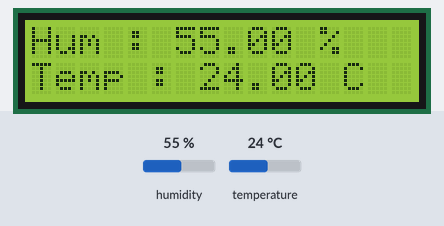
Simulated run of this sketch. Board: ESP8266 (NodeMCU). Parts: 16×2 character LCD. Inputs (shaded band) come from the test bench; at power-on: humidity 55 %, temperature 24 °C. What the sketch prints to the serial monitor is not drawn.

Above: at 3.6 s.
3.7 s: humidity set to 22 %
At 6.8 s:
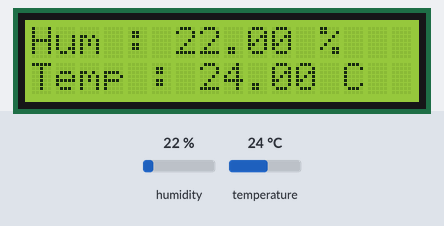
7.1 s: temperature set to 12 °C
At 8.6 s:
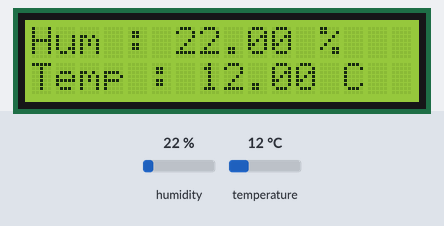
10.1 s: humidity set to 40 %
At 13.2 s:
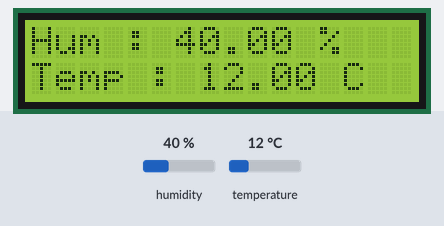
16.5 s: temperature set to 19 °C
At 19.6 s:
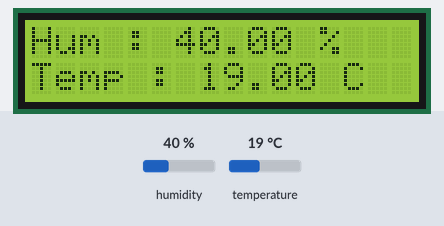
Timing chart, 0 to 21.1 s (numbered marks = the images above; inputs shaded):
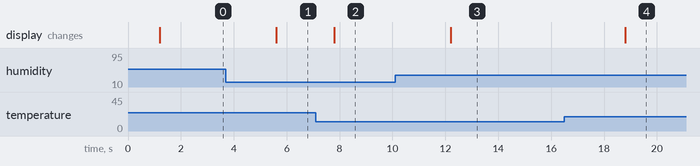

The sketch:

01.ino
```cpp
#include <Wire.h>
#include <LiquidCrystal_I2C.h>
#include <Adafruit_Sensor.h>
#include <DHT.h>

float temperature;
float humidity;
DHT dht14(D4,DHT11);
LiquidCrystal_I2C lcd(0x27,16,2);

void setup()
{
  temperature = 0;
  humidity = 0;
  Serial.begin(9600);
  dht14.begin();
}

void loop()
{
  lcd.begin();

  lcd.setCursor(0, 0);
  lcd.print("Hum : ");
  lcd.print(humidity);
  lcd.print(" %");
  lcd.setCursor(0, 1);
  lcd.print("Temp : ");
  lcd.print(temperature);
  lcd.print(" C");
  delay(500);

  humidity = (dht14.readHumidity());
  temperature = (dht14.readTemperature());
  Serial.print("Temp : ");
  Serial.print(temperature);
  Serial.print("Hum : ");
  Serial.println(humidity);
  delay(500);
}
```

Measured:
- after the input at 3.7 s, the display: changes after 1.9 s (image 1)
- after the input at 7.1 s, the display: changes after 0.70 s (image 2)
- after the input at 10.1 s, the display: changes after 2.1 s (image 3)
- after the input at 16.5 s, the display: changes after 2.3 s (image 4)
